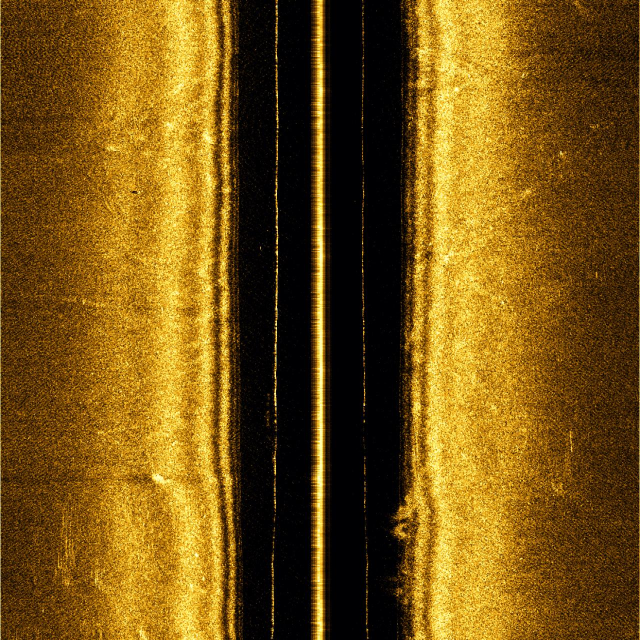
#> input picture ai/AIML/crab_pots/samples/input/2021_09_29_exp1_0115_bmp.rf.66bd137a784b21234a1b63f75630ca12.jpg, 1280 x 1280 px (shown at 1/2 size)
$ python -i sss_preprocessor.py   (imports and definitions only)   (older library calls are emulated)
#> lines starting #> are read from the running program, lines starting #| are printed output that depends on the picture

"""
Side-Scan Sonar preprocessing module.

Supports:
- PNG/JPG/JPEG/TIF/TIFF sonar images
- XTF files through pyxtf

Main public function:
    preprocess_sss(input_path, output_dir="data/processed")

The module is intentionally conservative:
- it does not delete dark sonar regions or acoustic shadows
- it records missing/invalid data instead of treating every dark region as noise
- XTF navigation fields are preserved in metadata when present
"""

from __future__ import annotations

import json
import math
from pathlib import Path
from typing import Any

import cv2
import numpy as np

try:
    import pyxtf
except ImportError:
    pyxtf = None


SUPPORTED_IMAGES = {".png", ".jpg", ".jpeg", ".tif", ".tiff"}
SUPPORTED_INPUTS = SUPPORTED_IMAGES | {".xtf"}


# [6 lines left out: function _safe_float, not called in this run]


def _read_image(path: Path) -> tuple[np.ndarray, dict]:
    image = cv2.imread(str(path), cv2.IMREAD_UNCHANGED)
    if image is None:
        raise ValueError(f"Could not read image: {path}")

    if image.ndim == 3:
        image = cv2.cvtColor(image, cv2.COLOR_BGR2GRAY)

    if image.dtype == np.uint16:
        image = cv2.normalize(image, None, 0, 255, cv2.NORM_MINMAX).astype(np.uint8)
    elif image.dtype != np.uint8:
        image = cv2.normalize(image.astype(np.float32), None, 0, 255,
                              cv2.NORM_MINMAX).astype(np.uint8)

    return image, {"source_type": "image"}


# [124 lines left out: functions _channel_array, _read_xtf, _ping_timestamp, not called in this run]


def _validate(image: np.ndarray) -> dict:
    finite = np.isfinite(image)
    valid = image[finite]
    if valid.size == 0:
        raise ValueError("Image contains no finite pixels.")

    mean = float(np.mean(valid))
    std = float(np.std(valid))
    min_v = int(np.min(valid))
    max_v = int(np.max(valid))

    blank_pct = float(np.mean(image == 0) * 100)
    dark_pct = float(np.mean(image <= 5) * 100)
    bright_pct = float(np.mean(image >= 250) * 100)

    issues = []
    if image.shape[0] < 16 or image.shape[1] < 16:
        issues.append("image_too_small")
    if std < 2.0:
        issues.append("very_low_variance")
    if blank_pct > 95:
        issues.append("mostly_blank")
    if bright_pct > 95:
        issues.append("mostly_saturated")

    return {
        "valid": len(issues) == 0,
        "issues": issues,
        "height": int(image.shape[0]),
        "width": int(image.shape[1]),
        "mean": mean,
        "std": std,
        "min": min_v,
        "max": max_v,
        "blank_percent": blank_pct,
        "dark_percent": dark_pct,
        "bright_percent": bright_pct,
    }


def _noise_estimate(image: np.ndarray) -> float:
    # Robust local-noise proxy based on median-filter residual.
    med = cv2.medianBlur(image, 3)
    residual = image.astype(np.float32) - med.astype(np.float32)
    mad = float(np.median(np.abs(residual - np.median(residual))))
    return float(np.clip(mad / 64.0, 0, 1))


def _denoise(image: np.ndarray, method: str = "bilateral") -> np.ndarray:
    if method == "median":
        return cv2.medianBlur(image, 3)
    if method == "gaussian":
        return cv2.GaussianBlur(image, (5, 5), 0)
    if method == "bilateral":
        return cv2.bilateralFilter(image, 7, 35, 35)
    if method == "nlm":
        return cv2.fastNlMeansDenoising(image, None, 7, 7, 21)
    if method == "none":
        return image.copy()
    raise ValueError(f"Unknown denoise method: {method}")


def _clahe(image: np.ndarray, clip_limit: float = 2.0, tile_grid=(8, 8)) -> np.ndarray:
    clahe = cv2.createCLAHE(clipLimit=clip_limit, tileGridSize=tile_grid)
    return clahe.apply(image)


def _normalize(image: np.ndarray, low=1.0, high=99.0) -> np.ndarray:
    lo, hi = np.percentile(image, [low, high])
    if hi <= lo:
        return np.zeros_like(image, dtype=np.uint8)
    out = (image.astype(np.float32) - lo) / (hi - lo)
    return (np.clip(out, 0, 1) * 255).astype(np.uint8)


def _sharpness(image: np.ndarray) -> float:
    return float(cv2.Laplacian(image, cv2.CV_64F).var())


def _quality_score(
    original: np.ndarray,
    processed: np.ndarray,
    validation: dict,
) -> tuple[int, dict]:
    noise = _noise_estimate(original)
    contrast = float(np.clip(np.std(processed) / 64.0, 0, 1))
    valid_data = float(np.clip(1.0 - validation["blank_percent"] / 100.0, 0, 1))
    sharp = float(np.clip(math.log1p(_sharpness(processed)) / math.log1p(10000), 0, 1))
    dynamic = float(np.clip((validation["max"] - validation["min"]) / 255.0, 0, 1))

    score = 100.0 * (
        0.30 * (1.0 - noise)
        + 0.25 * contrast
        + 0.20 * valid_data
        + 0.15 * sharp
        + 0.10 * dynamic
    )

    details = {
        "noise_score": round(1.0 - noise, 4),
        "contrast_score": round(contrast, 4),
        "valid_data_score": round(valid_data, 4),
        "sharpness_score": round(sharp, 4),
        "dynamic_range_score": round(dynamic, 4),
        "formula": "0.30 noise + 0.25 contrast + 0.20 valid_data + 0.15 sharpness + 0.10 dynamic_range",
    }
    return int(np.clip(round(score), 0, 100)), details


def preprocess_sss(
    input_path: str | Path,
    output_dir: str | Path = "data/processed",
    *,
    denoise_method: str = "bilateral",
    use_clahe: bool = True,
    normalize: bool = True,
    clahe_clip: float = 2.0,
    save_metadata: bool = True,
    max_pings: int | None = None,
) -> dict:
    """
    Main Side-Scan Sonar preprocessing function.

    Returns a dictionary containing:
        image_id
        processed_image
        quality_score
        validation
        quality_metrics
        metadata
    """
#> called with output_dir = 'data/processed', denoise_method = 'bilateral', use_clahe = True, normalize = True, clahe_clip = 2, save_metadata = True
    input_path = Path(input_path)
    output_dir = Path(output_dir)
    output_dir.mkdir(parents=True, exist_ok=True)

    if not input_path.exists():
        raise FileNotFoundError(input_path)

    if input_path.suffix.lower() not in SUPPORTED_INPUTS:
        raise ValueError(
            f"Unsupported input: {input_path.suffix}. "
            f"Supported: {sorted(SUPPORTED_INPUTS)}"
        )

    if input_path.suffix.lower() == ".xtf":
        image, metadata = _read_xtf(input_path, max_pings=max_pings)
    else:
        image, metadata = _read_image(input_path)
#> in _read_image, image is the input picture: shape (1280, 1280, 3); mean B, G, R 19.4, 84.3, 118.3
#> in _read_image, `image = cv2.cvtColor(image, cv2.COLOR_BGR2GRAY)`:
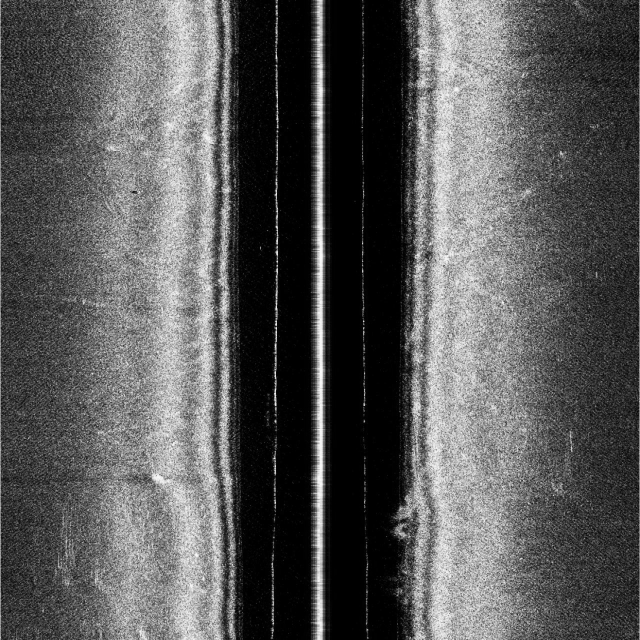
#> image: shape (1280, 1280) (shown at 1/2 size); min 0, max 251, mean 87
#> metadata = {'source_type': 'image'}

    validation = _validate(image)
#> in _validate, `finite = np.isfinite(image)`: finite: shape (1280, 1280) bool; every value is 1
#> in _validate, `mean = float(np.mean(valid))`: mean = 87.04
#> in _validate, `std = float(np.std(valid))`: std = 70.7
#> in _validate, `min_v = int(np.min(valid))`: min_v = 0
#> in _validate, `max_v = int(np.max(valid))`: max_v = 251
#> in _validate, `blank_pct = float(np.mean(image == 0) * 100)`: blank_pct = 12.67
#> in _validate, `dark_pct = float(np.mean(image <= 5) * 100)`: dark_pct = 20
#> in _validate, `bright_pct = float(np.mean(image >= 250) * 100)`: bright_pct = 0.0014
#> validation = 11 items
    if not validation["valid"]:
        raise ValueError(f"Input failed validation: {validation['issues']}")

    original = image.copy()

    # Conservative processing: preserve coherent dark regions/shadows.
    processed = _denoise(image, denoise_method)

    if use_clahe:
        processed = _clahe(processed, clip_limit=clahe_clip)
#> in _clahe, `return clahe.apply(image)`:
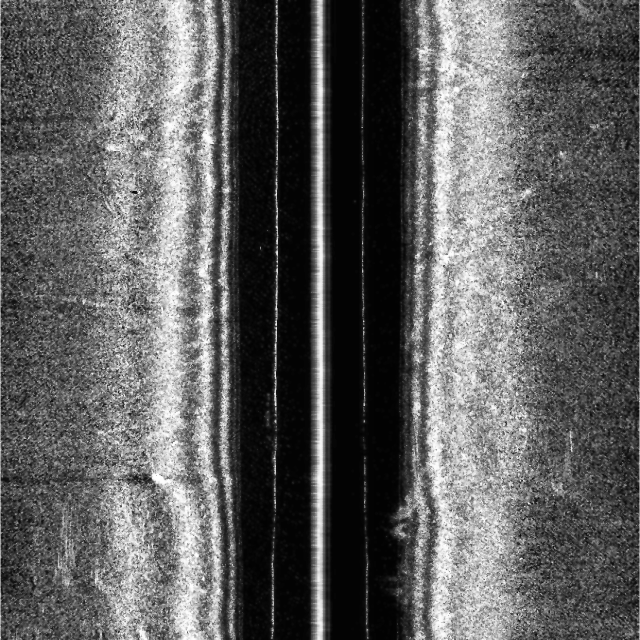
#> returned value: shape (1280, 1280) (shown at 1/2 size); min 2, max 254, mean 93.6

    if normalize:
        processed = _normalize(processed)
#> in _normalize, `lo, hi = np.percentile(image, [low, high])`: lo = 2; hi = 244

    # Ensure a deterministic 8-bit grayscale output.
    processed = np.ascontiguousarray(processed, dtype=np.uint8)

    image_id = input_path.stem
    output_path = output_dir / f"{image_id}_processed.png"

    ok = cv2.imwrite(str(output_path), processed)
    if not ok:
        raise IOError(f"Failed to write {output_path}")

    quality_score, quality_metrics = _quality_score(
        original, processed, validation
    )
#> in _noise_estimate, `residual = image.astype(np.float32) - med.astype(np.float32)`:
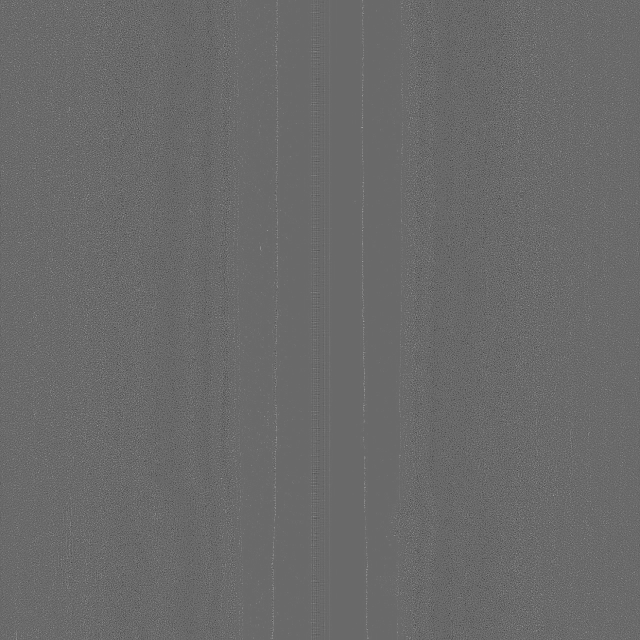
#> residual: shape (1280, 1280) float32 (shown at 1/2 size); min -155, max 218, mean 0.6; drawn with min black and max white
#> in _noise_estimate, `mad = float(np.median(np.abs(residual - np.median(residual))))`: mad = 6
#> in _quality_score, `noise = _noise_estimate(original)`: noise = 0.0938
#> in _quality_score, `contrast = float(np.clip(np.std(processed) / 64.0, 0, 1))`: contrast = 1
#> in _quality_score, `valid_data = float(np.clip(1.0 - validation["blank_percent"] / 100.0, ..`: valid_data = 0.873
#> in _quality_score, `sharp = float(np.clip(math.log1p(_sharpness(processed)) / math.log1p(1..`: sharp = 0.91
#> in _quality_score, `dynamic = float(np.clip((validation["max"] - validation["min"]) / 255...`: dynamic = 0.984
#> in _quality_score, `score = 100.0 * ( 0.30 * (1.0 - noise) + 0.25 * contrast + 0.20 * vali..`: score = 93.15
#> quality_score = 93; quality_metrics = 6 items

    result = {
        "image_id": image_id,
        "processed_image": str(output_path),
        "quality_score": quality_score,
        "validation": validation,
        "quality_metrics": quality_metrics,
        "metadata": metadata,
        "processing": {
            "denoise_method": denoise_method,
            "clahe": use_clahe,
            "clahe_clip": clahe_clip,
            "percentile_normalization": normalize,
            "output_dtype": "uint8",
            "output_channels": 1,
        },
    }

    if save_metadata:
        metadata_path = output_dir / f"{image_id}_metadata.json"
        metadata_path.write_text(
            json.dumps(result, indent=2, default=str),
            encoding="utf-8",
        )
        result["metadata_file"] = str(metadata_path)

    return result

>>> result = preprocess_sss('../ai/AIML/crab_pots/samples/input/2021_09_29_exp1_0115_bmp.rf.66bd137a784b21234a1b63f75630ca12.jpg')
#> result = 8 items
